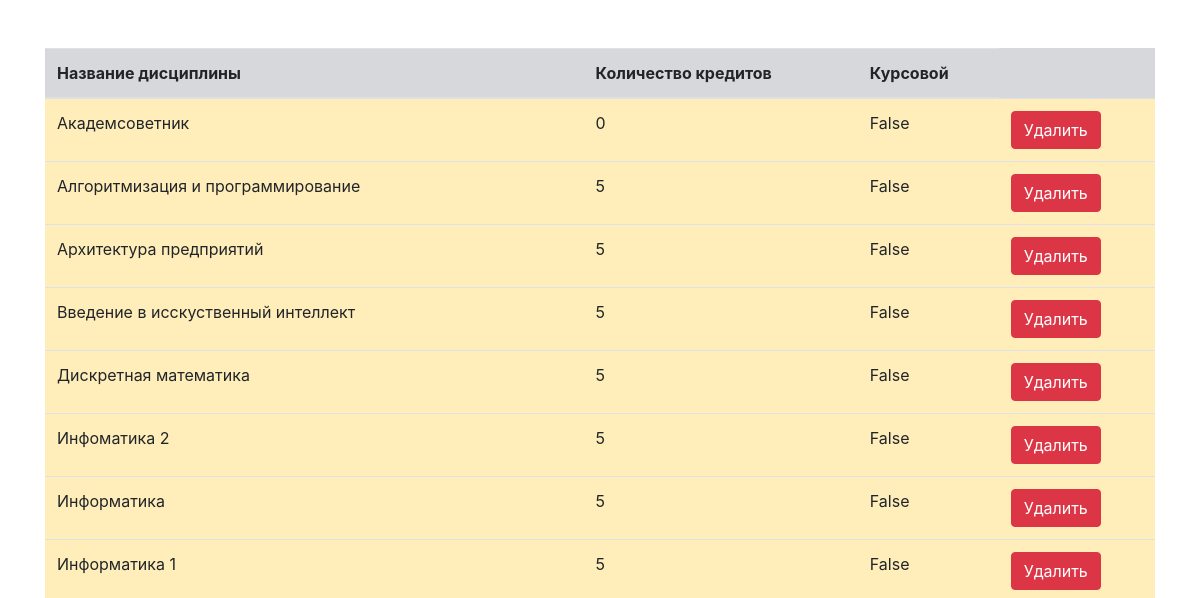
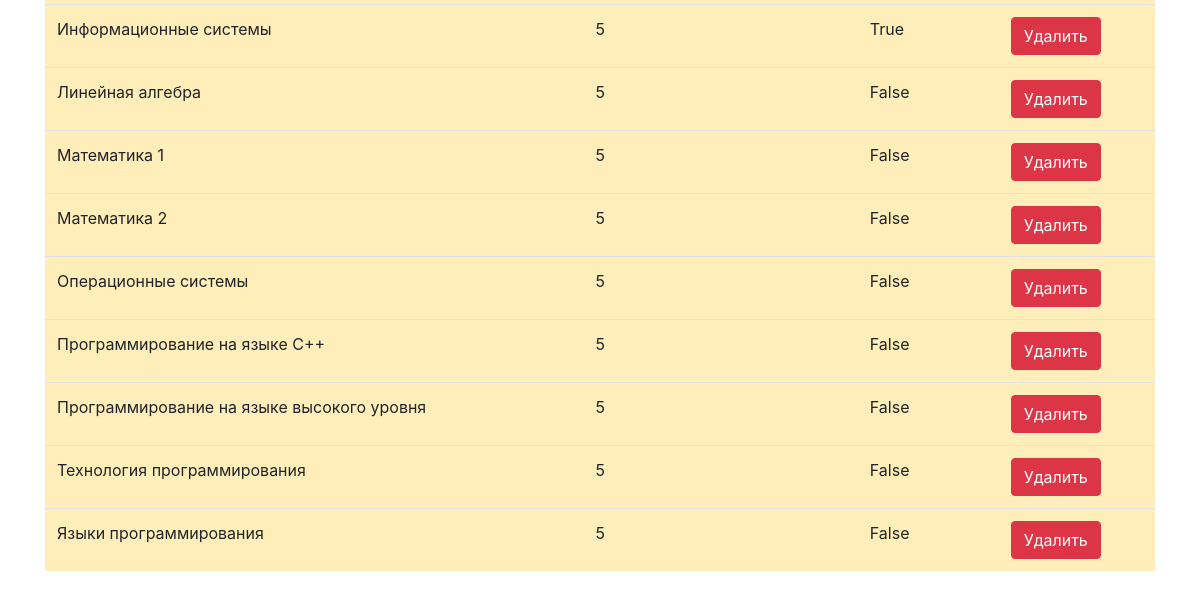
/api/discipline/disciplinelist/, run on an earlier commit of the app's database (2 pictures, top to bottom).
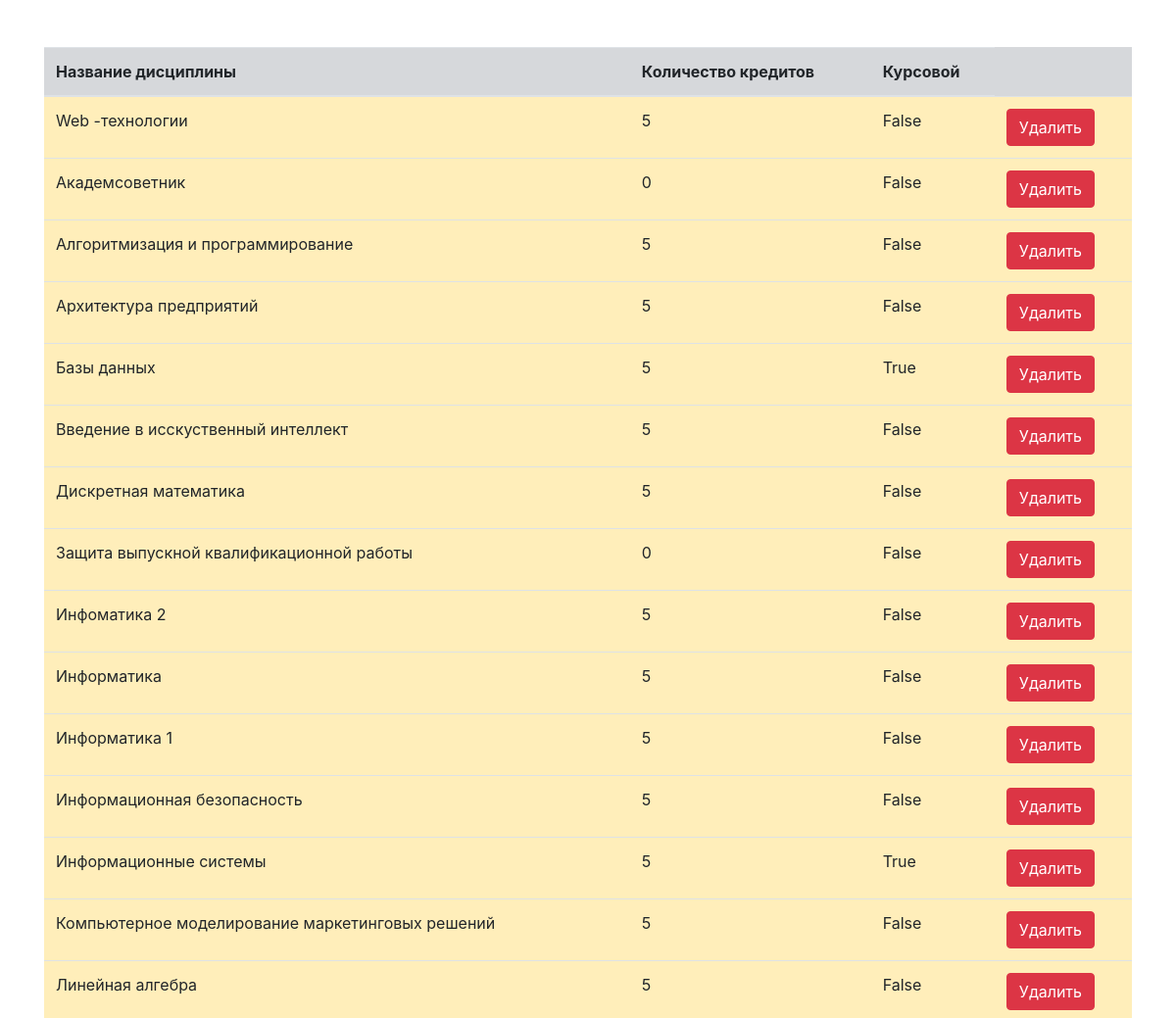
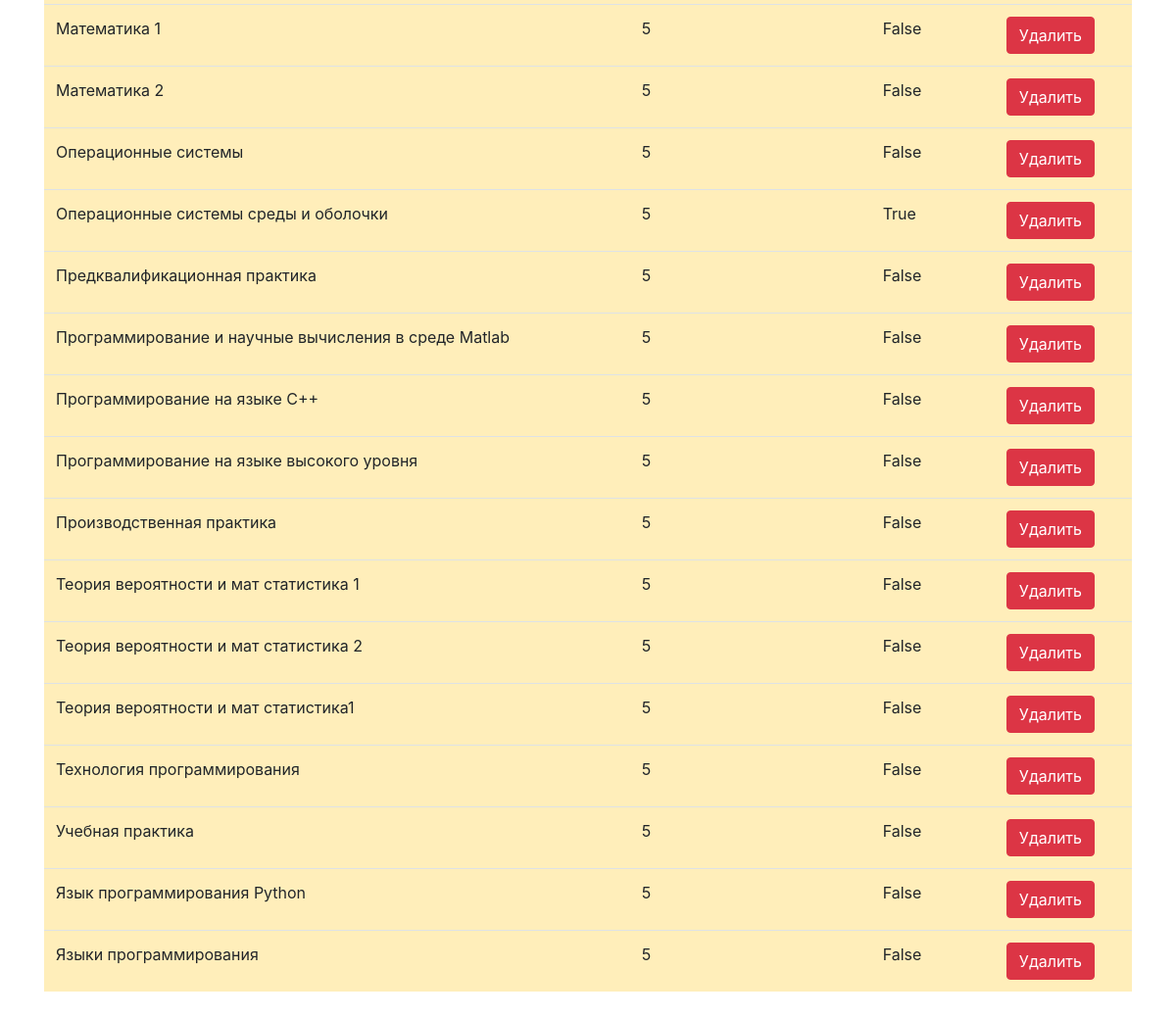
And on a later commit of the database (2 pictures, top to bottom).
### apps/discipline/models.py (models this page shows, shortened)
class Discipline(models.Model):
    name = models.CharField(max_length=150, blank=True, verbose_name='Название дисциплины: ', unique=True)
    amount_of_credit = models.IntegerField(verbose_name='Количество кредитов')
    is_kursovoi = models.BooleanField(default=False, verbose_name='Курсовой')
    class Meta:
        verbose_name = 'Дисциплина'
        verbose_name_plural = 'Дисциплины'
        ordering = ('-id',)

### api/discipline/views.py (the view)
# urls.py: path('disciplinelist/', views.disciplinelist, name='disciplinelist'),
def disciplinelist(request):
    discipline = Discipline.objects.all().order_by('name', '-id').values()
    context = {'discipline': discipline}
    return render(request, 'disciplinelist.html', context)

### api/discipline/templates/disciplinelist.html (shortened to what this page needs)
{% load static %}
<!DOCTYPE html>
<html lang="en">
<head>
    <link rel="stylesheet" href="https://cdn.jsdelivr.net/npm/bootstrap@4.0.0/dist/css/bootstrap.min.css">
</head>
<body>
<div class="container my-5">
  <table class="table table-secondary" >
      <thead>
      <tr>
        <th scope="col">Название дисциплины</th>
        <th scope="col">Количество кредитов</th>
        <th scope="col">Курсовой</th>
      </tr>
      {% for i in discipline %}
          <tr class="table-warning">
              <td>{{ i.name }}</td>
              <td>{{ i.amount_of_credit }}</td>
              <td>{{ i.is_kursovoi }}</td>
              <td><a href="{% url 'deletediscipline' i.id %}"><button class="btn btn-danger" type="button">Удалить</button></a></td>
          </tr>
      {% endfor %}
  </table>
</div>
</body>
</html>

What changed in the data, as far as the page shows it:
added Discipline: name "Web -технологии", amount_of_credit "5", is_kursovoi "False"
added Discipline: name "Базы данных", amount_of_credit "5", is_kursovoi "True"
added Discipline: name "Защита выпускной квалификационной работы", amount_of_credit "0", is_kursovoi "False"
added Discipline: name "Информационная безопасность", amount_of_credit "5", is_kursovoi "False"
added Discipline: name "Компьютерное моделирование маркетинговых решений", amount_of_credit "5", is_kursovoi "False"
added Discipline: name "Операционные системы среды и оболочки", amount_of_credit "5", is_kursovoi "True"
added Discipline: name "Предквалификационная практика", amount_of_credit "5", is_kursovoi "False"
added Discipline: name "Программирование и научные вычисления в среде Matlab", amount_of_credit "5", is_kursovoi "False"
added Discipline: name "Производственная практика", amount_of_credit "5", is_kursovoi "False"
added Discipline: name "Теория вероятности и мат статистика 1", amount_of_credit "5", is_kursovoi "False"
added Discipline: name "Теория вероятности и мат статистика 2", amount_of_credit "5", is_kursovoi "False"
added Discipline: name "Теория вероятности и мат статистика1", amount_of_credit "5", is_kursovoi "False"
added Discipline: name "Учебная практика", amount_of_credit "5", is_kursovoi "False"
added Discipline: name "Язык программирования Python", amount_of_credit "5", is_kursovoi "False"
